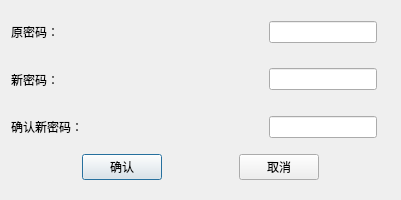
<?xml version="1.0" encoding="UTF-8"?>
<ui version="4.0">
 <class>ChangePassword</class>
 <widget class="QDialog" name="ChangePassword">
  <property name="geometry">
   <rect>
    <x>0</x>
    <y>0</y>
    <width>401</width>
    <height>200</height>
   </rect>
  </property>
  <property name="windowTitle">
   <string>修改密码</string>
  </property>
  <property name="styleSheet">
   <string notr="true">font: 14pt &quot;宋体&quot;;</string>
  </property>
  <layout class="QVBoxLayout" name="verticalLayout">
   <item>
    <layout class="QHBoxLayout" name="horizontalLayout">
     <item>
      <widget class="QLabel" name="label">
       <property name="sizePolicy">
        <sizepolicy hsizetype="Fixed" vsizetype="Preferred">
         <horstretch>0</horstretch>
         <verstretch>0</verstretch>
        </sizepolicy>
       </property>
       <property name="minimumSize">
        <size>
         <width>80</width>
         <height>0</height>
        </size>
       </property>
       <property name="text">
        <string>原密码：</string>
       </property>
      </widget>
     </item>
     <item>
      <spacer name="horizontalSpacer_4">
       <property name="orientation">
        <enum>Qt::Horizontal</enum>
       </property>
       <property name="sizeHint" stdset="0">
        <size>
         <width>40</width>
         <height>20</height>
        </size>
       </property>
      </spacer>
     </item>
     <item>
      <widget class="QLineEdit" name="editPasswordOld">
       <property name="sizePolicy">
        <sizepolicy hsizetype="Fixed" vsizetype="Fixed">
         <horstretch>0</horstretch>
         <verstretch>0</verstretch>
        </sizepolicy>
       </property>
       <property name="echoMode">
        <enum>QLineEdit::Password</enum>
       </property>
      </widget>
     </item>
     <item>
      <widget class="QLabel" name="label_4">
       <property name="styleSheet">
        <string>color: rgb(255, 0, 0);</string>
       </property>
       <property name="text">
        <string/>
       </property>
      </widget>
     </item>
    </layout>
   </item>
   <item>
    <layout class="QHBoxLayout" name="horizontalLayout_2">
     <item>
      <widget class="QLabel" name="label_2">
       <property name="sizePolicy">
        <sizepolicy hsizetype="Fixed" vsizetype="Preferred">
         <horstretch>0</horstretch>
         <verstretch>0</verstretch>
        </sizepolicy>
       </property>
       <property name="minimumSize">
        <size>
         <width>80</width>
         <height>0</height>
        </size>
       </property>
       <property name="text">
        <string>新密码：</string>
       </property>
      </widget>
     </item>
     <item>
      <spacer name="horizontalSpacer_5">
       <property name="orientation">
        <enum>Qt::Horizontal</enum>
       </property>
       <property name="sizeHint" stdset="0">
        <size>
         <width>40</width>
         <height>20</height>
        </size>
       </property>
      </spacer>
     </item>
     <item>
      <widget class="QLineEdit" name="editPasswordNew">
       <property name="sizePolicy">
        <sizepolicy hsizetype="Fixed" vsizetype="Fixed">
         <horstretch>0</horstretch>
         <verstretch>0</verstretch>
        </sizepolicy>
       </property>
       <property name="echoMode">
        <enum>QLineEdit::Password</enum>
       </property>
      </widget>
     </item>
     <item>
      <widget class="QLabel" name="label_5">
       <property name="styleSheet">
        <string>color: rgb(255, 0, 0);</string>
       </property>
       <property name="text">
        <string/>
       </property>
      </widget>
     </item>
    </layout>
   </item>
   <item>
    <layout class="QHBoxLayout" name="horizontalLayout_3">
     <item>
      <widget class="QLabel" name="label_3">
       <property name="sizePolicy">
        <sizepolicy hsizetype="Fixed" vsizetype="Preferred">
         <horstretch>0</horstretch>
         <verstretch>0</verstretch>
        </sizepolicy>
       </property>
       <property name="minimumSize">
        <size>
         <width>80</width>
         <height>0</height>
        </size>
       </property>
       <property name="text">
        <string>确认新密码：</string>
       </property>
      </widget>
     </item>
     <item>
      <spacer name="horizontalSpacer_6">
       <property name="orientation">
        <enum>Qt::Horizontal</enum>
       </property>
       <property name="sizeHint" stdset="0">
        <size>
         <width>40</width>
         <height>20</height>
        </size>
       </property>
      </spacer>
     </item>
     <item>
      <widget class="QLineEdit" name="editPasswordNewConfirm">
       <property name="sizePolicy">
        <sizepolicy hsizetype="Fixed" vsizetype="Fixed">
         <horstretch>0</horstretch>
         <verstretch>0</verstretch>
        </sizepolicy>
       </property>
       <property name="echoMode">
        <enum>QLineEdit::Password</enum>
       </property>
      </widget>
     </item>
     <item>
      <widget class="QLabel" name="label_6">
       <property name="styleSheet">
        <string>color: rgb(255, 0, 0);</string>
       </property>
       <property name="text">
        <string/>
       </property>
      </widget>
     </item>
    </layout>
   </item>
   <item>
    <layout class="QHBoxLayout" name="horizontalLayout_4">
     <property name="spacing">
      <number>6</number>
     </property>
     <property name="leftMargin">
      <number>0</number>
     </property>
     <property name="rightMargin">
      <number>0</number>
     </property>
     <property name="bottomMargin">
      <number>9</number>
     </property>
     <item>
      <spacer name="horizontalSpacer">
       <property name="orientation">
        <enum>Qt::Horizontal</enum>
       </property>
       <property name="sizeHint" stdset="0">
        <size>
         <width>40</width>
         <height>20</height>
        </size>
       </property>
      </spacer>
     </item>
     <item>
      <widget class="QPushButton" name="buttonEnter">
       <property name="text">
        <string>确认</string>
       </property>
      </widget>
     </item>
     <item>
      <spacer name="horizontalSpacer_3">
       <property name="orientation">
        <enum>Qt::Horizontal</enum>
       </property>
       <property name="sizeHint" stdset="0">
        <size>
         <width>40</width>
         <height>20</height>
        </size>
       </property>
      </spacer>
     </item>
     <item>
      <widget class="QPushButton" name="buttonCancel">
       <property name="text">
        <string>取消</string>
       </property>
      </widget>
     </item>
     <item>
      <spacer name="horizontalSpacer_2">
       <property name="orientation">
        <enum>Qt::Horizontal</enum>
       </property>
       <property name="sizeHint" stdset="0">
        <size>
         <width>40</width>
         <height>20</height>
        </size>
       </property>
      </spacer>
     </item>
    </layout>
   </item>
  </layout>
 </widget>
 <resources/>
 <connections/>
</ui>
